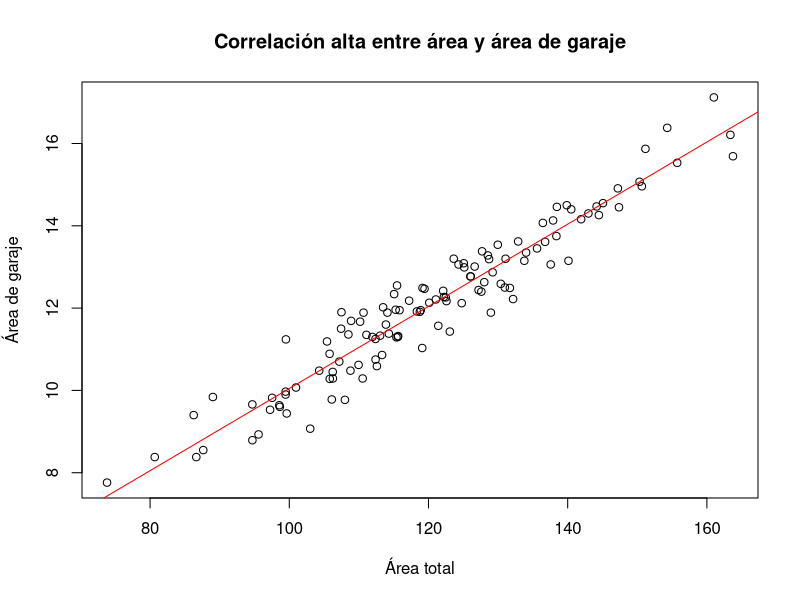

Recreate this plot in R.
library(car)
library(readxl)

# 1)

# Importar datos
datos_vivienda <- read_excel("Tarea3.xlsx", sheet="Viviendas")

# Verificar importacion
head(datos_vivienda)

# Convertir a factor por si acaso
datos_vivienda$Zona <- as.factor(datos_vivienda$Zona)

# Revisar los niveles
levels(datos_vivienda$Zona)

# Establecer "Residencial Media Densidad" como la base

datos_vivienda$Zona <- relevel(datos_vivienda$Zona, ref = "Residencial Media Densidad")

# Verificar que ahora la base apareza de primero
levels(datos_vivienda$Zona)

# a) Estimar el modelo propuesto

modelo_vivienda <- lm(precio ~ Zona + area + habitaciones + baños + areaGaraje, data = datos_vivienda)

summary(modelo_vivienda)

# b) Identificar problema de multicolinealidad

# Hacemos prueba VIF para ver si hay multicolinealidad en el modelo o no

vif(modelo_vivienda)

cor(datos_vivienda$area, datos_vivienda$areaGaraje)

plot(datos_vivienda$area, datos_vivienda$areaGaraje,
     xlab = "Área total", ylab = "Área de garaje",
     main = "Correlación alta entre área y área de garaje")
abline(lm(areaGaraje ~ area, data = datos_vivienda), col = "red")

# Aplicamos regresion Ridge para corregir el problema de autocolinealidad

library(glmnet)

X <- model.matrix(precio ~ Zona + area + habitaciones + baños + areaGaraje, data = datos_vivienda)[, -1]
y <- datos_vivienda$precio

set.seed(123)
cv_ridge <- cv.glmnet(x = X, y = y, alpha = 0, standardize = TRUE)

# λ óptimo
cv_ridge$lambda.min
cv_ridge$lambda.1se

# Ajuste final con el λ más parsimonioso
ridge_fit <- glmnet(x = X, y = y, alpha = 0, lambda = cv_ridge$lambda.1se, standardize = TRUE)

coef(ridge_fit)

# Predicciones dentro de la muestra (in-sample)
y_hat_ridge <- predict(ridge_fit, newx = X)

# Calcular RSS (suma de residuos al cuadrado)
rss <- sum((y - y_hat_ridge)^2)

# Calcular TSS (suma total de cuadrados)
tss <- sum((y - mean(y))^2)

# Calcular R² clásico
r2_ridge <- 1 - (rss / tss)

# Número de observaciones y predictores
n <- nrow(X)
p <- ncol(X)  # número de variables explicativas

# Calcular R² ajustado
r2_adj_ridge <- 1 - (1 - r2_ridge) * ((n - 1) / (n - p - 1))

# Mostrar resultados
r2_ridge
r2_adj_ridge


# Eliminar una variable dependiente para probar cual metodo es preferible

modelo_vivienda_recortado <- lm(precio ~ Zona + area + habitaciones + baños, data = datos_vivienda)
summary(modelo_vivienda_recortado)

